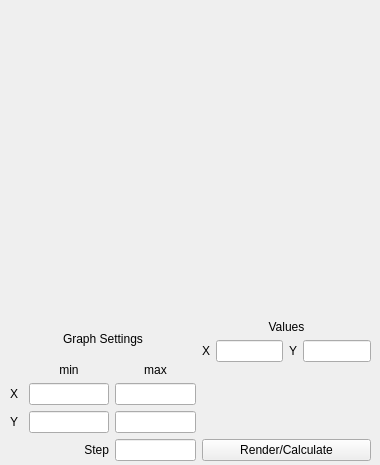
<?xml version="1.0" encoding="UTF-8"?>
<ui version="4.0">
 <class>PlotWindow</class>
 <widget class="QWidget" name="PlotWindow">
  <property name="geometry">
   <rect>
    <x>0</x>
    <y>0</y>
    <width>380</width>
    <height>465</height>
   </rect>
  </property>
  <property name="windowTitle">
   <string>Graph</string>
  </property>
  <widget class="QCustomPlot" name="plot_graph" native="true">
   <property name="geometry">
    <rect>
     <x>0</x>
     <y>0</y>
     <width>381</width>
     <height>311</height>
    </rect>
   </property>
  </widget>
  <widget class="QWidget" name="horizontalLayoutWidget">
   <property name="geometry">
    <rect>
     <x>10</x>
     <y>320</y>
     <width>361</width>
     <height>141</height>
    </rect>
   </property>
   <layout class="QHBoxLayout" name="horizontalLayout_3">
    <item>
     <layout class="QVBoxLayout" name="verticalLayout">
      <item>
       <widget class="QLabel" name="label_4">
        <property name="text">
         <string>Graph Settings</string>
        </property>
        <property name="alignment">
         <set>Qt::AlignCenter</set>
        </property>
       </widget>
      </item>
      <item>
       <layout class="QGridLayout" name="gridLayout">
        <item row="3" column="1">
         <widget class="QLabel" name="label_5">
          <property name="text">
           <string>Step</string>
          </property>
          <property name="alignment">
           <set>Qt::AlignRight|Qt::AlignTrailing|Qt::AlignVCenter</set>
          </property>
         </widget>
        </item>
        <item row="3" column="0">
         <spacer name="horizontalSpacer">
          <property name="orientation">
           <enum>Qt::Horizontal</enum>
          </property>
          <property name="sizeHint" stdset="0">
           <size>
            <width>40</width>
            <height>20</height>
           </size>
          </property>
         </spacer>
        </item>
        <item row="1" column="0">
         <widget class="QLabel" name="label">
          <property name="text">
           <string>X</string>
          </property>
         </widget>
        </item>
        <item row="0" column="0">
         <layout class="QHBoxLayout" name="horizontalLayout"/>
        </item>
        <item row="0" column="2">
         <widget class="QLabel" name="label_3">
          <property name="text">
           <string>max</string>
          </property>
          <property name="alignment">
           <set>Qt::AlignCenter</set>
          </property>
         </widget>
        </item>
        <item row="0" column="1">
         <widget class="QLabel" name="label_2">
          <property name="text">
           <string>min</string>
          </property>
          <property name="alignment">
           <set>Qt::AlignCenter</set>
          </property>
         </widget>
        </item>
        <item row="2" column="0">
         <widget class="QLabel" name="label_11">
          <property name="text">
           <string>Y</string>
          </property>
         </widget>
        </item>
        <item row="1" column="1">
         <widget class="QLineEdit" name="line_xmin"/>
        </item>
        <item row="1" column="2">
         <widget class="QLineEdit" name="line_xmax"/>
        </item>
        <item row="2" column="1">
         <widget class="QLineEdit" name="line_ymin"/>
        </item>
        <item row="2" column="2">
         <widget class="QLineEdit" name="line_ymax"/>
        </item>
        <item row="3" column="2">
         <widget class="QLineEdit" name="line_xstep"/>
        </item>
       </layout>
      </item>
     </layout>
    </item>
    <item>
     <spacer name="horizontalSpacer_3">
      <property name="orientation">
       <enum>Qt::Horizontal</enum>
      </property>
      <property name="sizeHint" stdset="0">
       <size>
        <width>40</width>
        <height>20</height>
       </size>
      </property>
     </spacer>
    </item>
    <item>
     <spacer name="horizontalSpacer_2">
      <property name="orientation">
       <enum>Qt::Horizontal</enum>
      </property>
      <property name="sizeHint" stdset="0">
       <size>
        <width>40</width>
        <height>20</height>
       </size>
      </property>
     </spacer>
    </item>
    <item>
     <layout class="QVBoxLayout" name="verticalLayout_2">
      <item>
       <widget class="QLabel" name="label_8">
        <property name="text">
         <string>Values</string>
        </property>
        <property name="alignment">
         <set>Qt::AlignCenter</set>
        </property>
       </widget>
      </item>
      <item>
       <layout class="QHBoxLayout" name="horizontalLayout_2">
        <item>
         <widget class="QLabel" name="label_6">
          <property name="text">
           <string>X</string>
          </property>
         </widget>
        </item>
        <item>
         <widget class="QLineEdit" name="line_x_val">
          <property name="alignment">
           <set>Qt::AlignCenter</set>
          </property>
         </widget>
        </item>
        <item>
         <widget class="QLabel" name="label_7">
          <property name="text">
           <string>Y</string>
          </property>
         </widget>
        </item>
        <item>
         <widget class="QLineEdit" name="line_y_val">
          <property name="alignment">
           <set>Qt::AlignCenter</set>
          </property>
          <property name="readOnly">
           <bool>true</bool>
          </property>
         </widget>
        </item>
       </layout>
      </item>
      <item>
       <spacer name="verticalSpacer">
        <property name="orientation">
         <enum>Qt::Vertical</enum>
        </property>
        <property name="sizeHint" stdset="0">
         <size>
          <width>20</width>
          <height>40</height>
         </size>
        </property>
       </spacer>
      </item>
      <item>
       <widget class="QPushButton" name="render">
        <property name="text">
         <string>Render/Calculate</string>
        </property>
       </widget>
      </item>
     </layout>
    </item>
   </layout>
  </widget>
 </widget>
 <customwidgets>
  <customwidget>
   <class>QCustomPlot</class>
   <extends>QWidget</extends>
   <header>qcustomplot.h</header>
   <container>1</container>
  </customwidget>
 </customwidgets>
 <resources/>
 <connections/>
</ui>
